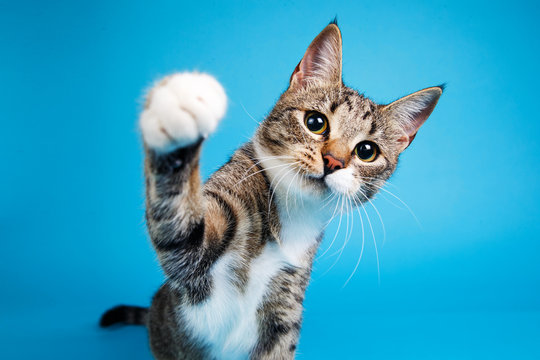
#> input picture photos/cat1.jpg, 540 x 360 px
$ python 05_basic_functions.py
#> lines starting #> are read from the running program, lines starting #| are printed output that depends on the picture; after the words box and inside, x2 and y2 are one past the last pixel; in counts of white or black regions, pixels touching at a corner belong together
import cv2 as cv

img = cv.imread("./photos/cat1.jpg")
#> img is the input picture: shape (360, 540, 3); mean B, G, R 191.9, 160, 55.5
cv.imshow("Cat",img)

# 1. Converting an image to greyscale

gray = cv.cvtColor(img,cv.COLOR_BGR2GRAY)
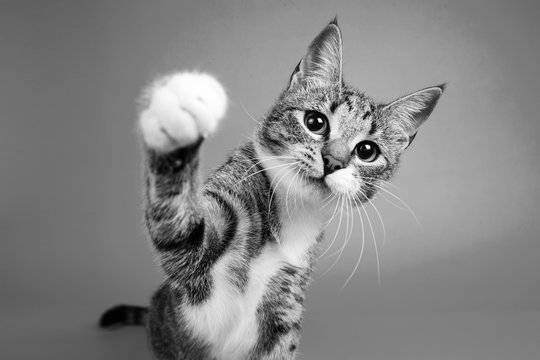
#> gray: shape (360, 540); min 0, max 255, mean 132.4
cv.imshow("Gray Cat",gray)

# 2. Blur an image --> Guassian blur

blur = cv.GaussianBlur(img,(7,7),cv.BORDER_DEFAULT)
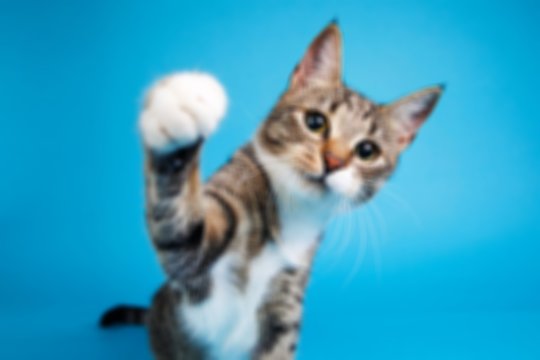
#> blur: shape (360, 540, 3); mean B, G, R 191.9, 160, 55.5
cv.imshow("Blurred Cat",blur)

# 3. Edge cascade in an image --> Canny edge detection

canny = cv.Canny(blur,125,175)
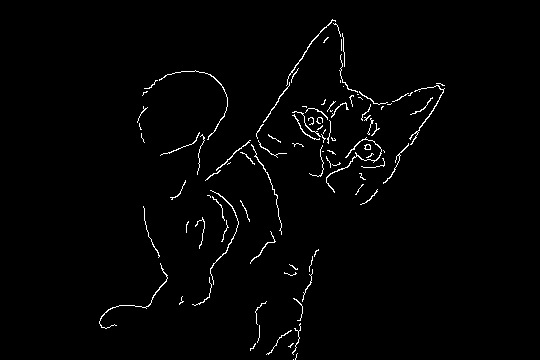
#> canny: shape (360, 540); 1.6% white in thin lines or dots, all inside (x1, y1, x2, y2) = (99, 19, 445, 360)
cv.imshow("Edge Cat",canny)

# 4. Dilating an image

dilated = cv.dilate(canny,(3,3),iterations=3)
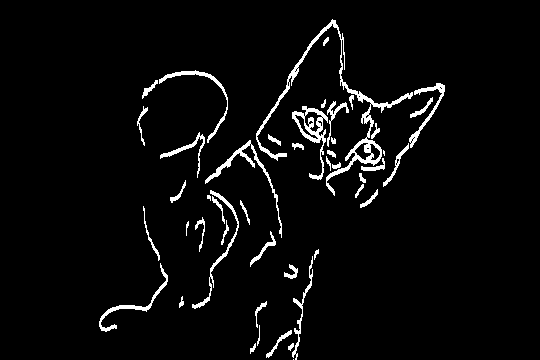
#> dilated: shape (360, 540); 4% white; 47 white regions (3 under 20 px), largest, box (x1, y1, x2, y2) and area: (256, 19, 413, 196) 1858, (292, 106, 328, 180) 685, (205, 140, 282, 238) 552
cv.imshow("Dilated Cat",dilated)

# 5. Eroding an image

eroded = cv.erode(dilated,(3,3),iterations=3)
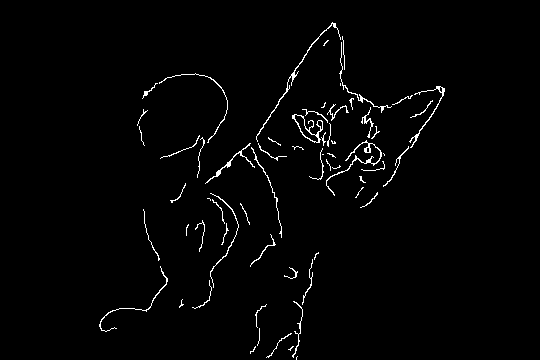
#> eroded: shape (360, 540); 1.7% white in thin lines or dots, all inside (x1, y1, x2, y2) = (99, 22, 445, 360)
cv.imshow("Eroded Cat",eroded)

# 5. Resizing an image

resized = cv.resize(img,(340,160),interpolation=cv.INTER_CUBIC)
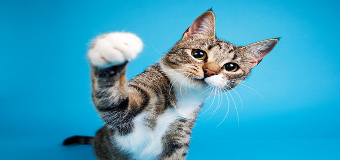
#> resized: shape (160, 340, 3); mean B, G, R 191.9, 160, 55.5
cv.imshow("Resized Cat",resized)

# 6. Cropping an image

cropped = img[20:350,100:450]
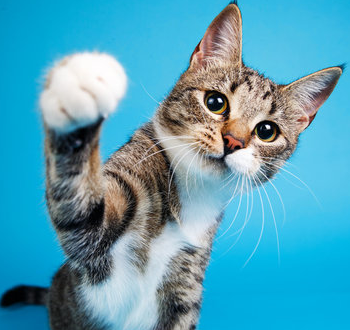
#> cropped: shape (330, 350, 3); mean B, G, R 181.5, 159.8, 84.7
cv.imshow("Cropped Cat",cropped)


cv.waitKey(0)

$ run again, with photos/180px-Pelochelys_cantorii.jpg copied over photos/cat1.jpg
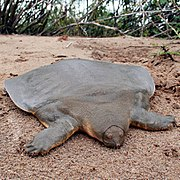
#> input picture photos/180px-Pelochelys_cantorii.jpg, 180 x 180 px
#> img is the input picture: shape (180, 180, 3); mean B, G, R 119.6, 128.7, 142.5
#> `canny = cv.Canny(blur,125,175)`:
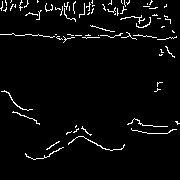
#> canny: shape (180, 180); 3.6% white in thin lines or dots, all inside (x1, y1, x2, y2) = (0, 0, 180, 160)
#> dilated: shape (180, 180); 10.8% white; 39 white regions (5 under 20 px), largest, box (x1, y1, x2, y2) and area: (0, 25, 177, 46) 909, (68, 136, 125, 154) 247, (120, 15, 151, 31) 202
#> eroded: shape (180, 180); 4.1% white in thin lines or dots
#> `cropped = img[20:350,100:450]`:
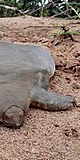
#> cropped: shape (160, 80, 3); mean B, G, R 113.3, 123.9, 141.7
